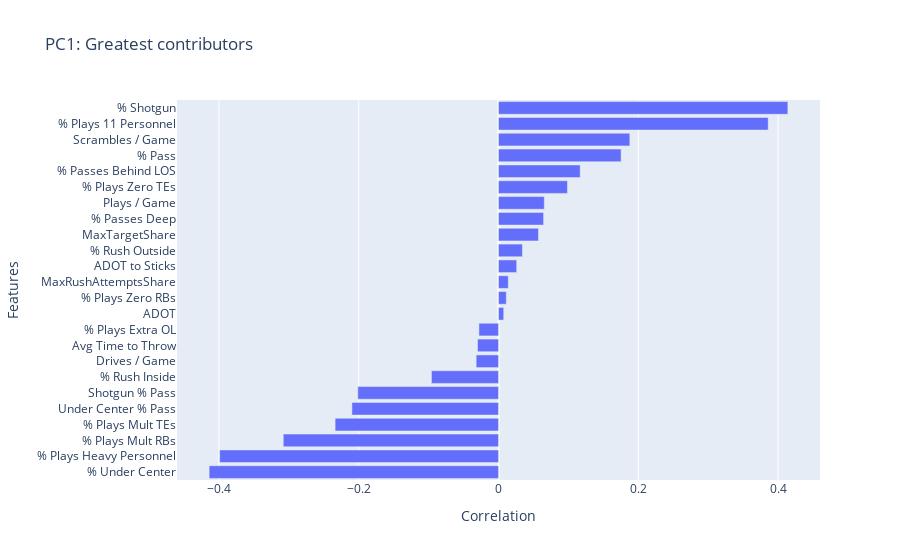
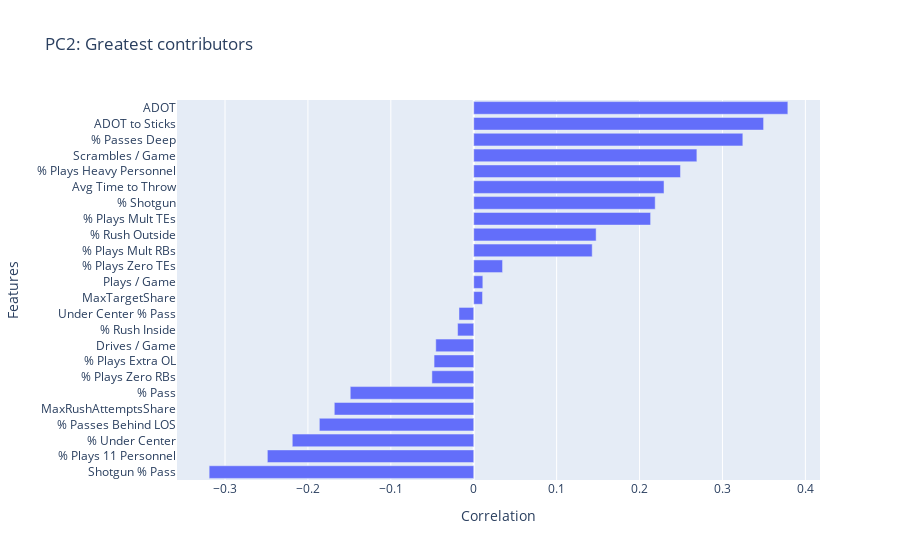

Write notebook code for charts like these, in order.
### Code cell
''' PCA - final '''

# Set number of PCA components to use after initial try
PCA_N_COMPONENTS = 8
PCA_COMPONENT_COLS = [f'PCA Component {n}' for n in range(1, PCA_N_COMPONENTS + 1)]

# Instantiate transformer
pca_final = PCA(n_components=PCA_N_COMPONENTS, random_state=42)

# Transform sku profiles
pca_component_data_final = pca_final.fit_transform(scaled_data_df)

# Evaluate components
total_variance = scaled_data_df.var().sum()
expl_variance = pca_final.explained_variance_.sum()

print(f'Data set variance: {total_variance:,.3f}')
print(f'PCA explained variance: {expl_variance:,.3f} ({round((expl_variance / total_variance) * 100, 2)}%)')

pcs = pd.DataFrame(pca_final.components_, columns=OFFENSE_FEATURES)

# Create bar charts of contribution
for n in range(2):      #PCA_N_COMPONENTS):
    pc = pcs.transpose()[n].sort_values(ascending=False)

    fig = px.bar(
        x=pc,
        y=pc.index,
        title=f"PC{n+1}: Greatest contributors"
    )
    fig.update_layout(
        xaxis_title="Correlation", 
        yaxis_title="Features", 
        yaxis={'dtick': 1, 'categoryorder':'total ascending'},
    )
    fig.show()

    comp_expl_variance = pca_final.explained_variance_[n]
    print(f'Explained variance: {comp_expl_variance:,} ({round((comp_expl_variance / total_variance) * 100, 2)}%)')
                                                                                                                                                                                                              
# Make df of PCA scores
pca_component_df = pd.DataFrame(data=pca_component_data_final, columns=PCA_COMPONENT_COLS)
print(pca_component_df.shape)
print(pca_component_df.head().to_string())

# Add PCA scores to original dataframe
offense_tendencies = offense_tendencies.drop(columns=list(filter(lambda x: x.startswith("Component"), offense_tendencies.columns)))
offense_tendencies = offense_tendencies.reset_index().merge(pca_component_df, left_index=True, right_index=True, how='left').set_index(['posteam', 'season'])


print(f'PCA values')
print(offense_tendencies.head().to_string())

### Figure 1 — Plotly figure (JSON) as saved in the notebook; plotly's stock layout.template omitted (floating-point values rounded to 4 significant figures)
{"data": [{"hovertemplate": "x=%{x}<br>y=%{y}<extra></extra>", "legendgroup": "", "marker": {"color": "#636efa", "pattern": {"shape": ""}}, "name": "", "orientation": "h", "showlegend": false, "textposition": "auto", "type": "bar", "x": [0.414, 0.3859, 0.1879, 0.1754, 0.1169, 0.09864, 0.06551, 0.06451, 0.0572, 0.03421, 0.02601, 0.014, 0.01113, 0.00748, -0.02799, -0.02995, -0.03196, -0.09593, -0.2013, -0.2097, -0.2338, -0.3079, -0.3989, -0.414], "xaxis": "x", "y": ["% Shotgun", "% Plays 11 Personnel", "Scrambles / Game", "% Pass", "% Passes Behind LOS", "% Plays Zero TEs", "Plays / Game", "% Passes Deep", "MaxTargetShare", "% Rush Outside", "ADOT to Sticks", "MaxRushAttemptsShare", "% Plays Zero RBs", "ADOT", "% Plays Extra OL", "Avg Time to Throw", "Drives / Game", "% Rush Inside", "Shotgun % Pass", "Under Center % Pass", "% Plays Mult TEs", "% Plays Mult RBs", "% Plays Heavy Personnel", "% Under Center"], "yaxis": "y"}], "layout": {"barmode": "relative", "legend": {"tracegroupgap": 0}, "title": {"text": "PC1: Greatest contributors"}, "xaxis": {"anchor": "y", "domain": [0, 1], "title": {"text": "Correlation"}}, "yaxis": {"anchor": "x", "categoryorder": "total ascending", "domain": [0, 1], "dtick": 1, "title": {"text": "Features"}}}}

### Figure 2 — Plotly figure (JSON) as saved in the notebook; plotly's stock layout.template omitted (floating-point values rounded to 4 significant figures)
{"data": [{"hovertemplate": "x=%{x}<br>y=%{y}<extra></extra>", "legendgroup": "", "marker": {"color": "#636efa", "pattern": {"shape": ""}}, "name": "", "orientation": "h", "showlegend": false, "textposition": "auto", "type": "bar", "x": [0.3789, 0.3496, 0.3246, 0.2692, 0.2494, 0.2295, 0.2189, 0.2133, 0.1476, 0.1429, 0.03478, 0.01098, 0.01061, -0.0178, -0.01948, -0.04578, -0.04784, -0.05045, -0.1489, -0.1682, -0.1862, -0.2189, -0.2489, -0.3191], "xaxis": "x", "y": ["ADOT", "ADOT to Sticks", "% Passes Deep", "Scrambles / Game", "% Plays Heavy Personnel", "Avg Time to Throw", "% Shotgun", "% Plays Mult TEs", "% Rush Outside", "% Plays Mult RBs", "% Plays Zero TEs", "Plays / Game", "MaxTargetShare", "Under Center % Pass", "% Rush Inside", "Drives / Game", "% Plays Extra OL", "% Plays Zero RBs", "% Pass", "MaxRushAttemptsShare", "% Passes Behind LOS", "% Under Center", "% Plays 11 Personnel", "Shotgun % Pass"], "yaxis": "y"}], "layout": {"barmode": "relative", "legend": {"tracegroupgap": 0}, "title": {"text": "PC2: Greatest contributors"}, "xaxis": {"anchor": "y", "domain": [0, 1], "title": {"text": "Correlation"}}, "yaxis": {"anchor": "x", "categoryorder": "total ascending", "domain": [0, 1], "dtick": 1, "title": {"text": "Features"}}}}
